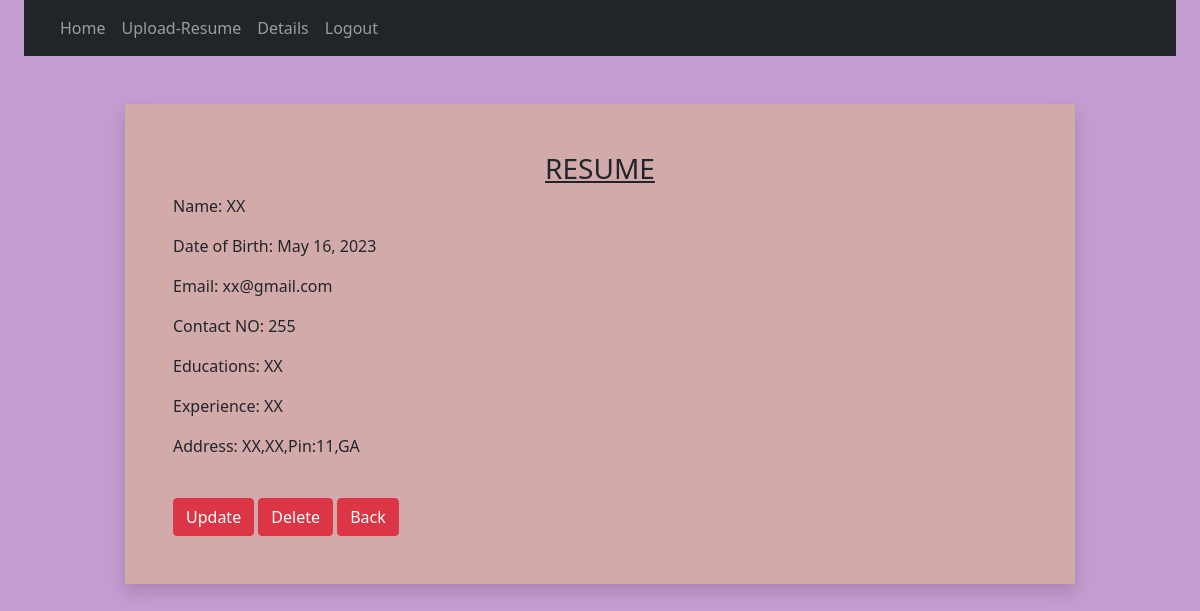
/candidate/12 (signed in), run on the app's committed database.
### resume_app/models.py (models this page shows)
class Create(models.Model):
 name = models.CharField(max_length=255)
 dob = models.DateField(auto_now=False, auto_now_add=False,null=True)
 gender = models.CharField(max_length=100)
 qualification = models.CharField(max_length=100)
 experience = models.CharField(max_length=100)
 locality = models.CharField(max_length=100)
 city = models.CharField(max_length=100)
 pin = models.PositiveIntegerField()
 state = models.CharField(choices=STATES, max_length=100)
 mobile = models.PositiveIntegerField()
 email = models.EmailField()
 job_city = models.CharField(max_length=50)
 profile_image = models.ImageField(upload_to='profileimg', blank=True)
 my_file = models.FileField(upload_to='doc', blank=True) # even we can leave it blank

### resume_app/views.py (the view)
# urls.py: path('candidate/<int:id>', views.candidate,name="candidate"),
def candidate(request,id):
 if request.user.is_authenticated:
    fm=Create.objects.get(pk=id)
    print(fm)
    return render(request,"candidate.html",{"fm":fm})
 else:
  return HttpResponseRedirect('/login/')

### resume_app/templates/candidate.html (shortened to what this page needs)
{% extends "base.html" %}
{% load static %}
{% block content %}
<div class="container mt-5">
   <div class="row">
    <div class="col-sm-10 shadow p-5 offset-sm-1"  style="background-color:rgb(211, 170, 170);">
     <h3 class="text-center "><u>RESUME</u></h3>
    <p>Name:  {{fm.name}}</p>
    <p>Date of Birth:  {{fm.dob}} </p>
    <p>Email:  {{fm.email}} </p>
    <p> Contact NO:  {{fm.mobile}}</p>
    <p>Educations:  {{fm.qualification}}</p>
    <p>Experience:  {{fm.experience}}</p>
    <p> Address:    {{fm.locality}},{{fm.city}},Pin:{{fm.pin}},{{fm.state}}</p><br>
<a href="{% url 'update' fm.id %}" class="btn btn-danger">Update </a>
<form action="{% url 'Delete' fm.id %}" method="post" class="d-inline"> {% csrf_token %}
    <input type="submit" class="btn btn-danger" value="Delete">
    <input type="submit" class="btn btn-danger" value="Back">
</form>
</div>
{% endblock content %}

### resume_app/templates/base.html (shortened to what this page needs)
<!doctype html>
{% load static %}
<html lang="en">
<head>
    <link href="https://cdn.jsdelivr.net/npm/bootstrap@5.0.2/dist/css/bootstrap.min.css" rel="stylesheet"
>
    <link rel="stylesheet" href="{% static 'css/style.css' %}">
</head>
<body>
    <div class="container-fluid ">
        {% include 'navbar.html' %}
    </div>
    <div class="container">
        <div class="row">
            {% block content %}
            {% endblock content %}
        </div>
    </div>
</body>
</html>

### resume_app/templates/navbar.html (shortened to what this page needs)
<div class="container-fluid">
  <nav class="navbar navbar-expand-lg navbar navbar-dark bg-dark ">
    <div class="container-fluid">
      <div class="collapse navbar-collapse" id="navbarNavAltMarkup">
        <div class="navbar-nav">
          <a class="nav-link" href="/">Home</a>
          {% if request.user.is_authenticated %}
          <a class="nav-link" href="{% url 'Create' %}">Upload-Resume</a>
          <a class="nav-link" href="{% url 'details' %}">Details</a>
          <a class="nav-link" href="{% url 'logout' %}">Logout</a>
          {% else %}
          <a class="nav-link" href="{% url 'register' %}">Register</a>
          <a class="nav-link" href="{% url 'login' %}">Login</a>
          {% endif %}
      </div>
    </div>
  </nav>
  </div>

### resume_app/static/css/style.css (style rules this page uses)
body { background-color: rgb(197, 156, 209); }

### data on the page
Create: name "XX", dob "May 16, 2023", email "xx@gmail.com", mobile "255", qualification "XX", experience "XX", locality "XX", city "XX", pin "11", state "GA"
